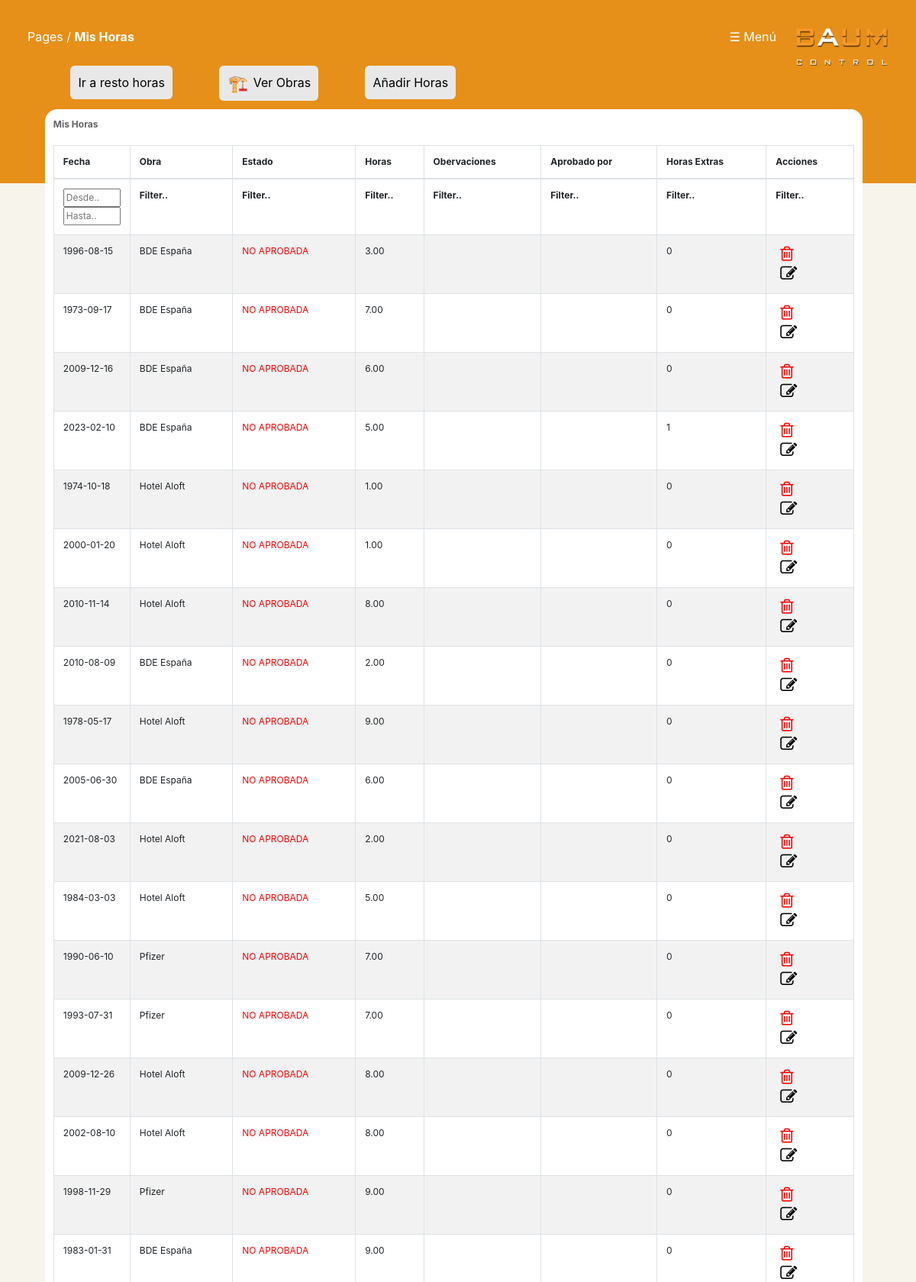
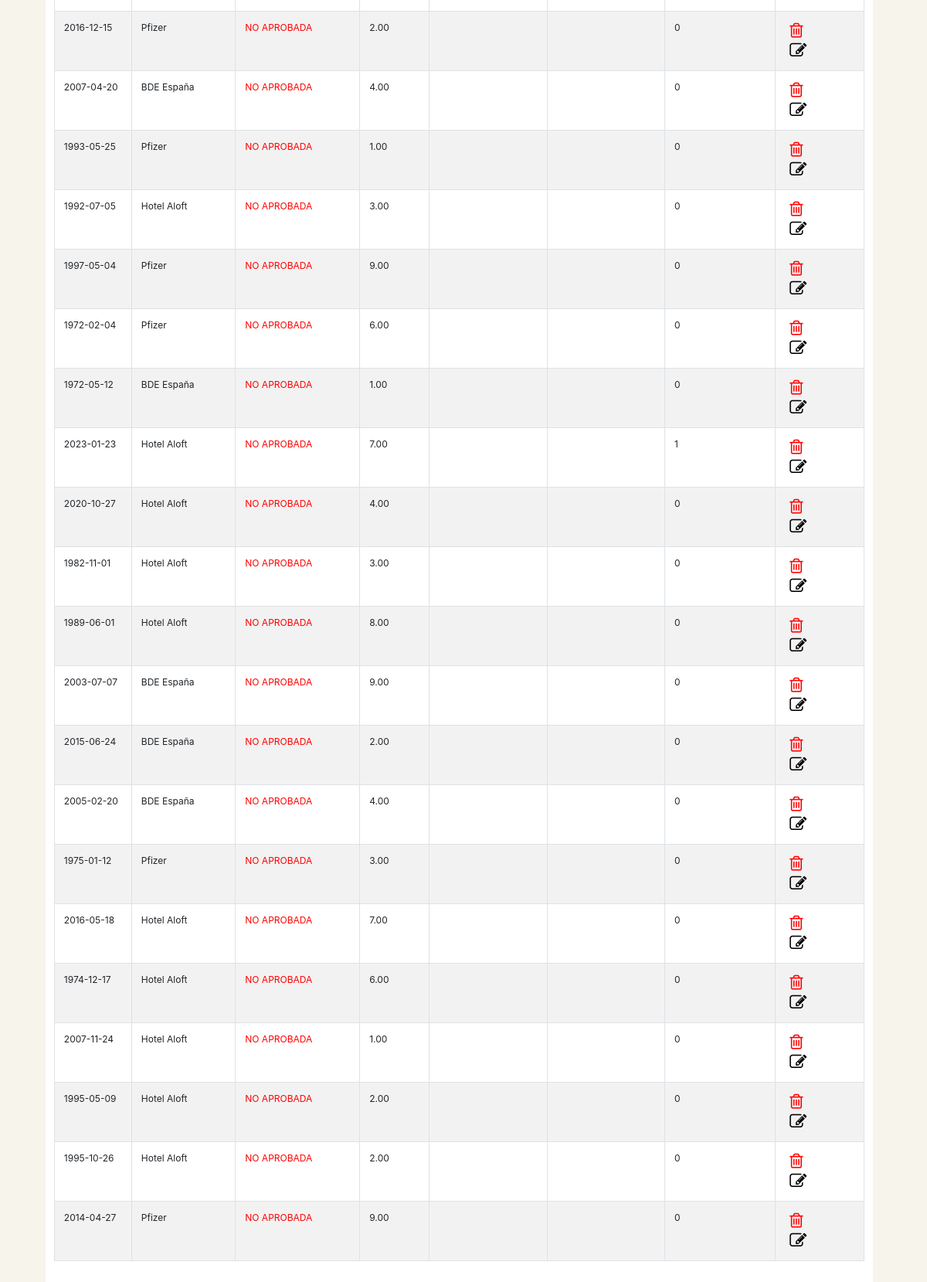
The page /user/horas_propias.php (signed in) on the database its author committed (2 pictures, top to bottom).
### tables this page shows
CREATE TABLE `hours` (
  `id` bigint unsigned NOT NULL AUTO_INCREMENT,
  `hour` double(8,2) NOT NULL,
  `user_id` bigint unsigned NOT NULL,
  `work_id` bigint unsigned NOT NULL,
  `distancia` double(8,2) DEFAULT NULL,
  `status` enum('APROBADA','NO APROBADA') NOT NULL DEFAULT 'NO APROBADA',
  `date` date NOT NULL,
  `created_at` timestamp NULL DEFAULT NULL,
  `updated_at` timestamp NULL DEFAULT NULL,
  `when_approve` date DEFAULT NULL,
  `who_approve` varchar(255) DEFAULT NULL,
  `id_who_approve` int DEFAULT NULL,
  `comment` longtext,
  `register` tinyint(1) DEFAULT '0',
  `hour_real` double DEFAULT NULL,
  PRIMARY KEY (`id`),
  KEY `hours_user_id_foreign` (`user_id`),
  KEY `hours_work_id_foreign` (`work_id`),
  CONSTRAINT `hours_user_id_foreign` FOREIGN KEY (`user_id`) REFERENCES `users` (`id`),
  CONSTRAINT `hours_work_id_foreign` FOREIGN KEY (`work_id`) REFERENCES `works` (`id`)
);

CREATE TABLE `works` (
  `id` bigint unsigned NOT NULL AUTO_INCREMENT,
  `code` varchar(255) NOT NULL,
  `name` varchar(255) NOT NULL,
  `km_total` double(8,2) DEFAULT NULL,
  `hour_total` double(8,2) DEFAULT NULL,
  `created_at` timestamp NULL DEFAULT NULL,
  `updated_at` timestamp NULL DEFAULT NULL,
  `user_id` bigint unsigned DEFAULT NULL,
  PRIMARY KEY (`id`)
);

### user/horas_propias.php (the view, shortened to what this page needs)
<?php
include("../include/bbddconexion.php");
$user_id = $_SESSION['id'];
if (!$conn) {
    die("Conexion fallida:" . mysqli_connect_error());
}
else {
    $query = "select hours.status, works.name, hours.date, hours.hour, hours.comment, hours.who_approve, hours.id, hours.register from hours, users, works where users.id=hours.user_id and hours.work_id=works.id and users.id=$user_id order by hours.id desc;";
    $consulta = mysqli_query($conn, $query) or die("Fallo en la consulta");
    $num_filas = mysqli_num_rows($consulta);
    if ($consulta) {
        echo '<!DOCTYPE html>
        <html lang="es">
        <head>
        <meta content="initial-scale=1,
        maximum-scale=1, user-scalable=0"
        name="viewport" />
        <meta name="viewport"
        content="width=device-width" />
            <title>BaumControl</title>
                <link rel="shortcut icon" href="../img/favicon.png">
            <link rel="stylesheet" href="../css/nav-bar.css">';
            include("../include/tabla.php");
            include("../include/tabla2.php");
            include("../include/menu.php");
        echo '</head>
        <body>
        <div class="fondo_naranja">
        <div class="nav-bar">
            <span>Pages / <b>Mis Horas</b></span>
            ';
            include("../template/menu_user.php");
            echo ' <br><br>
            <div class="medio">
            <nav class="medio_ajuste">
                <a class="item_a" href="./resto_horas.php">
                    <div class="items">
                        <span class="item_span"> Ir a resto horas</span>
                    </div>
                </a>
                <a class="item_a" href="./obras.php">
                    <div class="items ">
                        <span class="item_span"><img src="../img/const1.svg" height="25px" width="30px"> Ver Obras</span>
                    </div>
                </a>
                <a class="item_a" href="./add_horas_propias.php">
                    <div class="items ">
                        <span class="item_span"> Añadir Horas </span>
                    </div>
                </a>
            </nav>
        </div><br><br>
        <div class="tabla_estilo">
            <span>Mis Horas</span><br><br>
        <table class="records_list table table-striped table-bordered table-hover" id="mydatatable">
                            <thead>
                                <tr>
                                    <th>Fecha</th>
                                    <th>Obra</th>
                                    <th>Estado</th>
                                    <th>Horas</th>
                                    <th>Obervaciones</th>
                                    <th>Aprobado por</th>
                                    <th>Horas Extras</th>
                                    <th>Acciones</th>
                                </tr>
                            </thead>
                            <tfoot>
                <tr>
                    <th id="fecha_input" class="date_horas">Filter..</th>
                    <th>Filter..</th>
                    <th class="estado">Filter..</th>
                    <th>Filter..</th>
                    <th>Filter..</th>
                    <th>Filter..</th>
                    <th>Filter..</th>
                    <th>Filter..</th>
                </tr>
            </tfoot>
                            <tbody>';
                                for ($i = 0; $i < $num_filas; $i++) {
                                    $resultado = mysqli_fetch_array($consulta);
                                    if ($resultado['comment'] == "" && $resultado['status']=="NO APROBADA"){
                                    print "<tr><td>" . $resultado['date'] . "</td><td>" . $resultado['name'] . "</td><td class='".$resultado['status']."'>" . $resultado['status'] . " </td><td>" . $resultado['hour'] . "</td><td></td>
                                    <td>".$resultado['who_approve']."</td><td>" . $resultado['register'] . "</td>
                                    <td><form action='horas_propias_conf.php' method='GET' onsubmit='return confirmarEliminacion()'>
                                    <input type='hidden' name='id_hours' value='" . $resultado['id'] . "'>
                                    <button class='no_boton2' name='delete'  title='Borrar' >
                                    <i class='fa fa-trash-o' style='font-size:22px;color:red'></i>
                                    </button></form>
                                    <form action='horas_propias_edit.php' method='GET'>
                                    <input type='hidden' name='id_hours_edit' value='" . $resultado['id'] . "'>
                                    <button name='edit' class='no_boton2' title='Editar'>
                                    <i class='fa fa-edit' style='font-size:22px;color:black'></i>
                                    </button></form></td</tr>";
                                    }
                                    else if ($resultado['comment'] == "" && $resultado['status'] == "APROBADA"){
                                    print "<tr><td>" . $resultado['date'] . "</td><td>" . $resultado['name'] . "</td><td class='" . $resultado['status'] . "'>" . $resultado['status'] . " </td><td>" . $resultado['hour'] . "</td><td></td>
                                             <td>" . $resultado['who_approve'] . "</td><td>" . $resultado['register'] . "</td>
                                            <td></td</tr>";
                                    }
                                    else if ($resultado['comment'] != "" && $resultado['status'] == " NO APROBADA") {
                                    print "<tr><td>" . $resultado['date'] . "</td><td>" . $resultado['name'] . "</td><td class='" . $resultado['status'] . "'>" . $resultado['status'] . " </td><td>" . $resultado['hour'] . "</td><td><form action='horas_comment.php' method='GET'><button class='no_boton2'><svg xmlns='http://www.w3.org/2000/svg' width='16' height='16' fill='currentColor' class='bi bi-chat-dots-fill' viewBox='0 0 16 16'>
                                    <path d='M16 8c0 3.866-3.582 7-8 7a9.06 9.06 0 0 1-2.347-.306c-.584.296-1.925.864-4.181 1.234-.2.032-.352-.176-.273-.362.354-.836.674-1.95.77-2.966C.744 11.37 0 9.76 0 8c0-3.866 3.582-7 8-7s8 3.134 8 7zM5 8a1 1 0 1 0-2 0 1 1 0 0 0 2 0zm4 0a1 1 0 1 0-2 0 1 1 0 0 0 2 0zm3 1a1 1 0 1 0 0-2 1 1 0 0 0 0 2z'/>
                                    </svg></button><input type='hidden' name='hours_id' value='" . $resultado['id'] . "' ></form><input type='hidden' name='comm' value='" . $resultado['comment'] . "'></td>
                                     <td>" . $resultado['who_approve'] . "</td><td>" . $resultado['register'] . "</td>
                                    <td><form action='horas_propias_conf.php' method='GET' onsubmit='return confirmarEliminacion()'>
                                    <input type='hidden' name='id_hours' value='" . $resultado['id'] . "'>
                                    <button class='no_boton2' name='delete'  title='Borrar' >
                                    <i class='fa fa-trash-o' style='font-size:22px;color:red'></i>
                                    </button>
                                    </form><form action='horas_propias_edit.php' method='GET'>
                                    <input type='hidden' name='id_hours_edit' value='" . $resultado['id'] . "'>
                                    <button name='edit' class='no_boton2' title='Editar'>
                                    <i class='fa fa-edit' style='font-size:22px;color:black'></i>
                                    </button></form></td</tr>";
                                    } }
                                echo '
                            </tbody>
                        </table><br>
                    </div>
                </div>
                <script>
                /* Initialization of datatables */
                $(document).ready(function () {
                    $("table.display").DataTable();
                });
            </script>
            </body>
        </html>';
    } else {
        echo "<script language='javascript'>
            alert('¡¡ Error al añadir las horas!!');
            window.location.replace('./horas_propias.php');
            </script>";
    }
}
?>

### include/tabla.php (shortened to what this page needs)
<link rel="stylesheet" href="../css/tabla.css" />

### include/tabla2.php (shortened to what this page needs)
<link rel="stylesheet" href="https://stackpath.bootstrapcdn.com/bootstrap/4.3.0/css/bootstrap.min.css">
<link rel="stylesheet" href="../css/tabla2.css">
<link rel="stylesheet" href="https://cdn.datatables.net/buttons/1.6.2/css/buttons.dataTables.min.css">

### include/menu.php (shortened to what this page needs)
<link rel="stylesheet" href="../css/menu.css" />
<link rel="stylesheet" href="https://cdnjs.cloudflare.com/ajax/libs/font-awesome/4.7.0/css/font-awesome.min.css">

### template/menu_user.php (shortened to what this page needs)
<div class="nav_der">
    <span> <img src="../img/logo.webp" height="50px" width="120px"></span>
    <span onclick="openNav()">☰ Menú</span>
</div>

### css/nav-bar.css (style rules this page uses)
* { margin: 0; }
.nav-bar { color: white; padding: 3%; }
.medio { width: 100%; }
.medio_ajuste { width: 90%; margin-left: 5%; margin-right: 5%; }
.items { width:auto; float: left; background-color: rgb(233, 232, 232); margin-right: 6%; border-radius: 6px; padding: 1%; margin-bottom: 1%; cursor: pointer; }
.item_a { text-decoration: none; color: black; }
.APROBADA { color: green; }
.NO { color: red; }

### css/tabla.css (style rules this page uses)
.tabla_estilo { width: 95%; margin-left: 2%; margin-top: -1%; border-radius: 5px; padding: 1%; border-radius: 1rem; overflow-x:scroll; max-height: 80vh; background-color: white; font-size: 9pt; display: table; }
.fondo_naranja { background-color: #e69019; max-height:30vh; }
* { margin: 0; }
body { background-color: #dfdada; }
.tabla_estilo span { font-weight: 700; color: #636363; }
a { text-decoration: none; }
#fecha_input { width: 100px; }

### css/menu.css (style rules this page uses)
.nav_der span { float:right; margin-left: 3%; text-align: center; cursor: pointer; }
.nav_der { text-align:center; width: 80%; float: right; }
.items { width: auto; float: left; background-color: rgb(233, 232, 232); margin-right: 6%; border-radius: 6px; padding: 1%; }
.item_a { text-decoration: none; color: black; }
.no_boton2 { background-color: unset; border: none; cursor: pointer; }

### include/tabla2.php (style rules this page uses)
#mydatatable tfoot { display: table-header-group !important; }

### rows shown on the page
hours: date "1996-08-15", work.name "BDE España", status "NO APROBADA", hour "3.00", register "0"
hours: date "1973-09-17", work.name "BDE España", status "NO APROBADA", hour "7.00", register "0"
hours: date "2009-12-16", work.name "BDE España", status "NO APROBADA", hour "6.00", register "0"
hours: date "2023-02-10", work.name "BDE España", status "NO APROBADA", hour "5.00", register "1"
hours: date "1974-10-18", work.name "Hotel Aloft", status "NO APROBADA", hour "1.00", register "0"
hours: date "2000-01-20", work.name "Hotel Aloft", status "NO APROBADA", hour "1.00", register "0"
hours: date "2010-11-14", work.name "Hotel Aloft", status "NO APROBADA", hour "8.00", register "0"
hours: date "2010-08-09", work.name "BDE España", status "NO APROBADA", hour "2.00", register "0"
hours: date "1978-05-17", work.name "Hotel Aloft", status "NO APROBADA", hour "9.00", register "0"
hours: date "2005-06-30", work.name "BDE España", status "NO APROBADA", hour "6.00", register "0"
hours: date "2021-08-03", work.name "Hotel Aloft", status "NO APROBADA", hour "2.00", register "0"
hours: date "1984-03-03", work.name "Hotel Aloft", status "NO APROBADA", hour "5.00", register "0"
hours: date "1990-06-10", work.name "Pfizer", status "NO APROBADA", hour "7.00", register "0"
hours: date "1993-07-31", work.name "Pfizer", status "NO APROBADA", hour "7.00", register "0"
hours: date "2009-12-26", work.name "Hotel Aloft", status "NO APROBADA", hour "8.00", register "0"
hours: date "2002-08-10", work.name "Hotel Aloft", status "NO APROBADA", hour "8.00", register "0"
hours: date "1998-11-29", work.name "Pfizer", status "NO APROBADA", hour "9.00", register "0"
hours: date "1983-01-31", work.name "BDE España", status "NO APROBADA", hour "9.00", register "0"
hours: date "2016-12-15", work.name "Pfizer", status "NO APROBADA", hour "2.00", register "0"
hours: date "2007-04-20", work.name "BDE España", status "NO APROBADA", hour "4.00", register "0"
hours: date "1993-05-25", work.name "Pfizer", status "NO APROBADA", hour "1.00", register "0"
hours: date "1992-07-05", work.name "Hotel Aloft", status "NO APROBADA", hour "3.00", register "0"
hours: date "1997-05-04", work.name "Pfizer", status "NO APROBADA", hour "9.00", register "0"
hours: date "1972-02-04", work.name "Pfizer", status "NO APROBADA", hour "6.00", register "0"
hours: date "1972-05-12", work.name "BDE España", status "NO APROBADA", hour "1.00", register "0"
hours: date "2023-01-23", work.name "Hotel Aloft", status "NO APROBADA", hour "7.00", register "1"
hours: date "2020-10-27", work.name "Hotel Aloft", status "NO APROBADA", hour "4.00", register "0"
hours: date "1982-11-01", work.name "Hotel Aloft", status "NO APROBADA", hour "3.00", register "0"
hours: date "1989-06-01", work.name "Hotel Aloft", status "NO APROBADA", hour "8.00", register "0"
hours: date "2003-07-07", work.name "BDE España", status "NO APROBADA", hour "9.00", register "0"
hours: date "2015-06-24", work.name "BDE España", status "NO APROBADA", hour "2.00", register "0"
hours: date "2005-02-20", work.name "BDE España", status "NO APROBADA", hour "4.00", register "0"
hours: date "1975-01-12", work.name "Pfizer", status "NO APROBADA", hour "3.00", register "0"
hours: date "2016-05-18", work.name "Hotel Aloft", status "NO APROBADA", hour "7.00", register "0"
hours: date "1974-12-17", work.name "Hotel Aloft", status "NO APROBADA", hour "6.00", register "0"
hours: date "2007-11-24", work.name "Hotel Aloft", status "NO APROBADA", hour "1.00", register "0"
hours: date "1995-05-09", work.name "Hotel Aloft", status "NO APROBADA", hour "2.00", register "0"
hours: date "1995-10-26", work.name "Hotel Aloft", status "NO APROBADA", hour "2.00", register "0"
hours: date "2014-04-27", work.name "Pfizer", status "NO APROBADA", hour "9.00", register "0"
